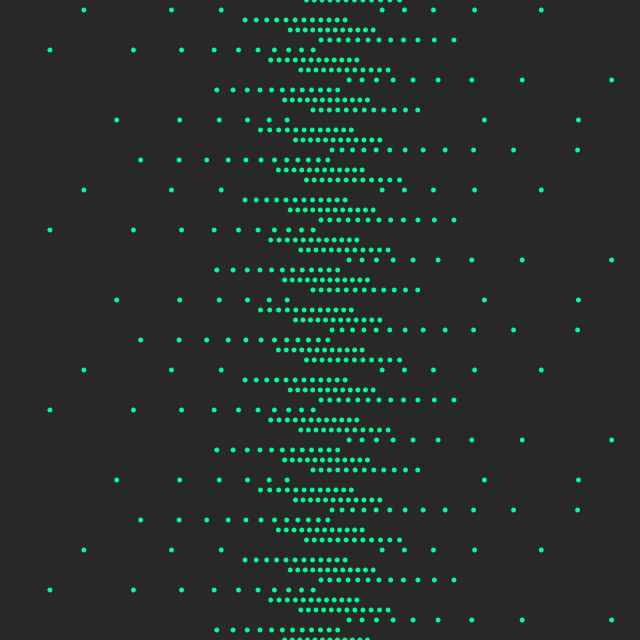
Frame 1 (no input)
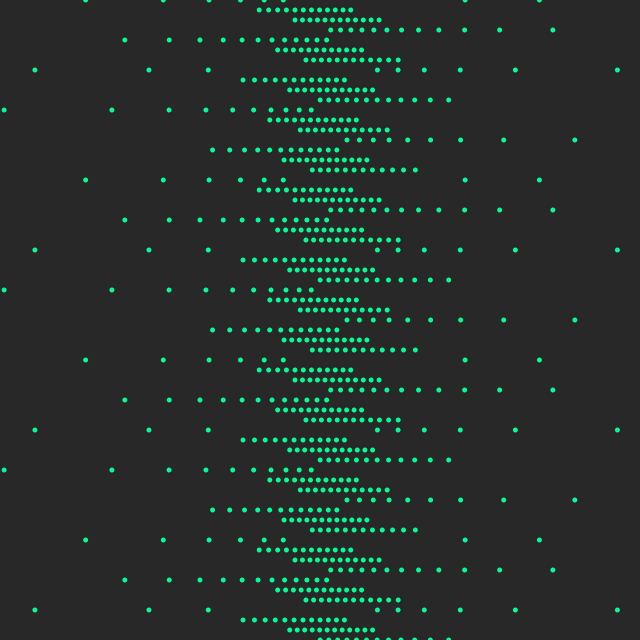
Frame 60 (the mouse pressed at the canvas centre just before this capture)
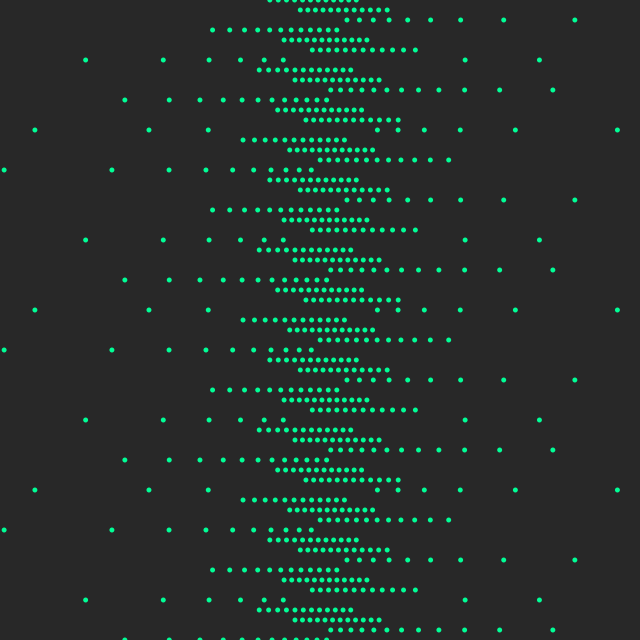
Frame 120 (the mouse held since frame 60 and released just before this capture)

The Processing sketch that drew these frames (run headless with seeded random() and noise(); from frame 60 on, the mouse is pressed at the canvas centre):

// Processing sketch: processing_172638
// ── processing_172638.pde

float a = 30;

void setup() {
  size(640, 640);
  noStroke();
  fill(0, 255, 150);
}

void draw() {
  background(40);
  translate(width/2-25, height/2);
  for (int i = 0; i < 360; i+=a) {
    for(int q = -36; q < 36; q++){
      float x = i/(a/6)+tan(radians(dist(i/(a/2), i/(a/2), 0, 0)+q*50+frameCount))*a;
      ellipse(x, q*10, 5, 5); 
    }
  }
}
